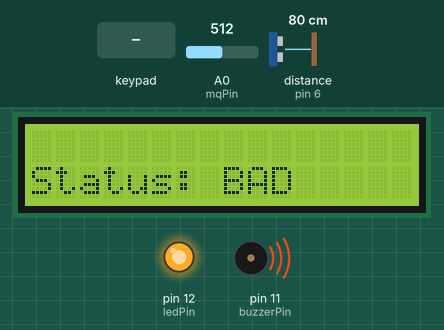
The sketch below on a simulated Arduino Uno, built with avr-gcc and run on an emulated ATmega328P. On the bench: 16×2 character LCD, output pins drawn as LEDs (lit = HIGH), buzzer (waves = sounding, pin HIGH). Wiring (inferred from the names in the program): ultrasonic range finder: trigger pin 7; echo pin 6. Dashed ring = blinking. The inputs (shaded band) are chosen by the test bench; at power-on: A0 (mqPin) = 512, distance to the obstacle (sensor on pin 6) 80 cm. The echo pulse lasts 58.3 µs per cm; pins used as bus, display or sensor lines are not drawn; what the sketch prints to the serial monitor is not drawn.

Above: at 3.2 s.
3.3 s: keypad keys 4 7 1 7 pressed 0.4 s apart
7.9 s: key 'A' pressed
10.0 s: key 'B' pressed
11.5 s: keypad keys 4 7 1 7 # pressed 0.4 s apart
15.0 s: key 'C' pressed
16.5 s: keypad keys 4 7 1 7 * pressed 0.4 s apart
At 21.41 s:
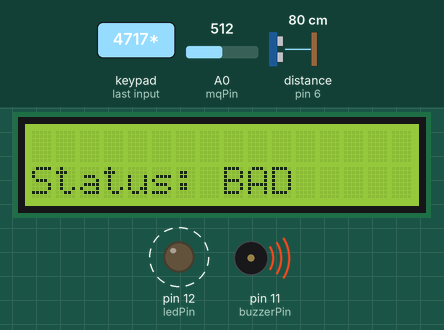
Timing chart, 0 to 22.5 s (numbered marks = the images above; inputs shaded):
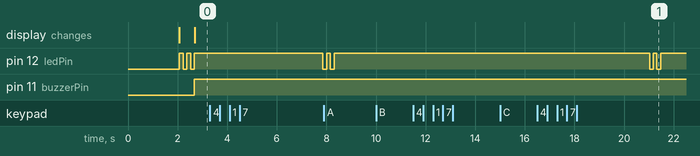

Measured:
- after the input at 3.3 s, pin 12 (ledPin): HIGH → LOW after 4.6 s
- after the input at 10.0 s, every drawn part: stays the same
- after the input at 11.5 s, every drawn part: stays the same
- after the input at 15.0 s, every drawn part: stays the same
- after the input at 16.5 s, pin 12 (ledPin): alternates HIGH for 0.15 s and LOW for 0.15 s, 4 changes in all, then stays HIGH, starting after 4.5 s
- by itself, pin 12 (ledPin): alternates HIGH for 0.15 s and LOW for 0.15 s, 5 changes in all, then stays HIGH

The sketch:

Arduino_UNO_Code.ino
```cpp
#include <Arduino.h>
#include <ArduinoJson.h>
#include <SoftwareSerial.h>
#include <LiquidCrystal_I2C.h>
#include <Wire.h>
#include <Keypad.h>

// Define sensor pins and other constants
const int trigPin = 7;
const int echoPin = 6;
const int mqPin = A0;
const int ledPin = 12;
const int buzzerPin = 11;
int distance = 0;
int gasValue = 0;
bool oilStatus=false;
bool gasStatus=false;
bool keyPadClicked = true;
const byte ROWS = 4; // Four rows
const byte COLS = 4; // Four columns
char keys[ROWS][COLS] = {
  {'1','2','3','A'},
  {'4','5','6','B'},
  {'7','8','9','C'},
  {'*','0','#','D'}
};
const char correctCode[5] = "4717";
char enteredCode[5];
byte codeIndex = 0;

// Initialize LCD and SoftwareSerial
LiquidCrystal_I2C lcd(0x27, 16, 2);
SoftwareSerial mySerial(2, 3);
byte rowPins[ROWS] = {A1, A2, A3, 4};
byte colPins[COLS] = {5, 8, 9, 10};
Keypad keypad = Keypad(makeKeymap(keys), rowPins, colPins, ROWS, COLS);

void setup() {
    // Initialize serial communication and LCD
    Serial.begin(9600);
    delay(2000);
    Serial.println("Process Started...");
    mySerial.begin(115200);
    lcd.init();
    lcd.backlight();

    // Set pin modes
    pinMode(ledPin, OUTPUT);
    pinMode(buzzerPin, OUTPUT);
    pinMode(trigPin, OUTPUT);
    pinMode(echoPin, INPUT);
    pinMode(mqPin, INPUT);
}

void loop() {
    // Check oil and gas sensor status
    oilStatus = OilSensor();
    gasStatus = GasSensor();
    bool overallStatus = oilStatus && gasStatus;
    if (overallStatus) {
        // If both sensors are okay, display good status
        ledGood();
        buzzerGood();
        lcdGood();
    } else {
        // If any sensor detects a problem, display bad status, sound alarm, and send alert
        ledBad();
        buzzerBad();
        lcdBad();
        sendAlert();
        while(keyPadClicked){
            receiveKeyPad();
            delay(100);
        }
        keyPadClicked = true;
    }
    // Send sensor data periodically
    sendStoreData();
    delay(3000);
}

// Function to check oil sensor status
bool OilSensor() {
    digitalWrite(trigPin, LOW);
    delayMicroseconds(2);
    digitalWrite(trigPin, HIGH);
    delayMicroseconds(10);
    digitalWrite(trigPin, LOW);
    long duration = pulseIn(echoPin, HIGH);
    distance = duration * 0.034 / 2;
    Serial.print(distance);
    Serial.println(" cm");
    return distance <= 8;
}

// Function to check gas sensor status
bool GasSensor() {
    gasValue = analogRead(mqPin);
    Serial.print(gasValue);
    Serial.println(" units");
    return gasValue <= 1500;
}

// Functions to control LED and buzzer for good and bad status
void ledGood() {
    digitalWrite(ledPin,HIGH);
    delay(750);
    digitalWrite(ledPin,LOW);
    delay(750);
    digitalWrite(ledPin,HIGH);
    delay(750);
    digitalWrite(ledPin,LOW);
    delay(750);
    digitalWrite(ledPin,HIGH);
}

void ledBad() {
    digitalWrite(ledPin,HIGH);
    delay(150);
    digitalWrite(ledPin,LOW);
    delay(150);
    digitalWrite(ledPin,HIGH);
    delay(150);
    digitalWrite(ledPin,LOW);
    delay(150);
    digitalWrite(ledPin,HIGH);
}

void buzzerGood() {
    digitalWrite(buzzerPin,LOW);
}

void buzzerBad() {
    digitalWrite(buzzerPin,HIGH);
}

// Functions to control LCD display for good, bad, and invalid status
void lcdGood() {
    lcd.clear();
    lcd.setCursor(0, 1);
    lcd.print("Status: GOOD");
}

void lcdBad() {
    lcd.clear();
    lcd.setCursor(0, 1);
    lcd.print("Status: BAD");
}

// Function to send sensor data over serial
void sendStoreData() {
    StaticJsonDocument<512> sendData;
    sendData["IT"] = "D";
    sendData["OV"] = distance;
    sendData["OS"] = oilStatus;
    sendData["GV"] = gasValue;
    sendData["GS"] = gasStatus;
    sendData["T"] = 0;
    String sendJsonString;
    serializeJson(sendData, sendJsonString);
    mySerial.print(sendJsonString);
    Serial.println(sendJsonString);
}

// Function to send alert over serial
void sendAlert() {
  if(oilStatus){
    mySerial.print("{\"IT\":\"A\",\"SN\":2}");
    Serial.println("{\"IT\":\"A\",\"SN\":2}");
  }
  else{
    mySerial.print("{\"IT\":\"A\",\"SN\":1}");
    Serial.println("{\"IT\":\"A\",\"SN\":1}");
  }
}

// Function to receive keypad input over serial
void receiveKeyPad() {
    char key = keypad.getKey();
    if (key) {
        Serial.print("Key pressed: ");
        Serial.println(key);
        enteredCode[codeIndex] = key;
        codeIndex++;
        if (codeIndex == 4) {
            enteredCode[4] = '\0';
            if (strcmp(enteredCode, correctCode) == 0) {
                keyPadClicked = false;
            }
            else{
              keyPadClicked = true;
            }
            codeIndex = 0; // Reset code index for next entry
        }
    }
}
```
